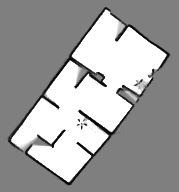
//> input picture imgdb/occupancy_grid.png, 179 x 192 px
$ ./run_test2   (built with g++ and OpenCV 4)
//> lines starting //> are read from the running program, lines starting //| are printed output that depends on the picture; after the words box and inside, x2 and y2 are one past the last pixel; in counts of white or black regions, pixels touching at a corner belong together
//> further down, img_raw is the input picture: 192 rows x 179 cols, CV_8UC1; min 0, max 255, mean 162.6
### include/utility.h
#ifndef _UTILLITY_H
#define _UTILLITY_H

#pragma once

#include <opencv2/opencv.hpp>
#include <vector>
//#include <cmath>
#include <random>


// // Custom comp
cv::Scalar randomColor();
std::vector<cv::Point> changeMatoPoint(cv::Mat &image);
cv::Mat changePointoMat(std::vector<cv::Point> src, int rows, int cols);

double calculateDistance(const cv::Point &p1, const cv::Point &p2);
std::vector<cv::Point> sortPoints(const std::vector<cv::Point> &points);
cv::Mat extractMat2Mat(cv::Mat &image, uchar pixel_value=128);

void removeDuplicatePoints(std::vector<cv::Point> &points);
void mergeClosePoints(std::vector<cv::Point> &points, int distanceThreshold);
void drawingSetpRectangle(cv::Mat &image, cv::Point circlesCenters, int radius);
std::vector<cv::Point> edgePointsInCircle(const cv::Point &center, int radius);
void drawingOutLineCircule(const cv::Mat &image,cv::Point circlesCenters, int radius);

double calculateSlope(const cv::Point& p1, const cv::Point& p2);
std::pair<cv::Point, cv::Point> adjustLineSlope(std::pair<cv::Point, cv::Point> lines, bool* state);
void mergeCloseSegments(std::vector<std::pair<cv::Point, cv::Point>>& points, double threshold = 5.0);
#endif

### include/roomSeg2.h
#ifndef _ROOMSEG2_H
#define _ROOMSEG2_H

#pragma once

#include <opencv2/opencv.hpp>
#include <vector>

#include "utility.h"
#include <queue>

using namespace cv;
using namespace std;

#define DEBUG


struct LINEINFO
{
    std::pair<cv::Point, cv::Point> virtual_wll;

    double distance;

    // 두 LINEINFO가 동일한지 비교하는 연산자
    bool operator==(const LINEINFO &other) const
    {
      return (virtual_wll == other.virtual_wll) ||
              (virtual_wll.first == other.virtual_wll.second && virtual_wll.second == other.virtual_wll.first);
    }
};

// 경로 데이터 구조체 정의
struct SEGDATA
{
    cv::Point centerPoint; // 기준이 되는 Point
    std::vector<cv::Point> feturePoints;
    std::vector<cv::Point> trajectoryPoints; // 경로를 저장하는 vector

    // 생성자
    SEGDATA() = default;
    SEGDATA(const cv::Point &key, const std::vector<cv::Point> &feture, const std::vector<cv::Point> &traj)
        : centerPoint(key), feturePoints(feture), trajectoryPoints(traj) {}
};


// Custom comparator for cv::Point
struct PointComparator
{
    bool operator()(const cv::Point &a, const cv::Point &b) const
    {
        return (a.x < b.x) || (a.x == b.x && a.y < b.y);
    }
};

bool comparePoints(const cv::Point_<int>& p1, const cv::Point_<int>& p2);

// Custom comparator for LINEINFO to use in a set
struct LineInfoComparator
{
    bool operator()(const LINEINFO &a, const LINEINFO &b) const
    {
        return (PointComparator{}(a.virtual_wll.first, b.virtual_wll.first)) ||
              (a.virtual_wll.first == b.virtual_wll.first && PointComparator{}(a.virtual_wll.second, b.virtual_wll.second));
    }
};


class ROOMSEG
{
private:
  /* data */

  cv::Mat img_raw_;
  int rows_;
  int cols_;

  double angle_;
  int rows_rot_;
  int cols_rot_;

  cv::Mat rotationMatrix_;
  cv::Mat re_rotationMatrix_;

  cv::Mat img_wall_;
  cv::Mat img_freespace_;

  Mat img_grid_;
  Mat inverted_grid_;
  Mat img_grid_skeletion_;

  std::vector<cv::Point> featurePts_;
  std::vector<cv::Point> trajectoryPts_;

  std::vector<std::vector<LINEINFO>> lineInfo_;
  int radius_ = 20;
  std::vector<LINEINFO> virtual_line_;

  //std::vector<cv::Rect> regions_box_;
  std::vector<std::vector<cv::Point>> seg_contours_;

  cv::Mat makeRotatedImage(cv::Mat& img);
  cv::Vec4i findLongestLine(const std::vector<cv::Vec4i> &lines);
  void zhangSuenThinning(const cv::Mat &src, cv::Mat &dst);
  void findConnectedComponents(const vector<Point> &contour, vector<vector<Point>> &components);
  Point calculateSnappedPoint(const Point& pixel, int gridSize);
  void gridSnapping(const Mat& inputImage, Mat& outputImage, int gridSize);


  bool isHalfOverlap(const Point &center1, int radius1, const Point &center2, int radius2);
  bool isOverlap(const Point& center1, int radius1, const Point& center2, int radius2);

  vector<Point> addHalfOverlappingCircles(const vector<Point> &data, int radius);
  vector<Point> addNOverlappingCircles(const vector<Point>& data, int radius);

  void buildDataBase();
  void buildDataBaseTest(const cv::Mat& img_color_map);

  double pointToLineDistance(const cv::Point &p, const cv::Point &lineStart, const cv::Point &lineEnd);
  bool isPointNearLine(const cv::Point &p, const cv::Point &lineStart,
                        const cv::Point &lineEnd, double threshold);

  std::vector<LINEINFO> checkPointsNearLineSegments(const std::vector<cv::Point> &dataA,
                                                  const std::vector<cv::Point> &dataB,
                                                  double distance_threshold = 5.0);


  std::vector<cv::Point> findPointsInRange(const std::vector<cv::Point> &points,
                                            int x_min, int x_max,
                                            int y_min, int y_max);

  SEGDATA exploreFeaturePoint(std::vector<cv::Point> &feature_points,
                              std::vector<cv::Point> &trajectory_points,
                              const cv::Point &center, int radius);


  std::vector<LINEINFO> convertToLineInfo(const std::vector<std::vector<LINEINFO>> &a);
  std::vector<LINEINFO> removeDuplicatesLines(const std::vector<LINEINFO> &lines);

  bool linesOverlap(const LINEINFO &line1, const LINEINFO &line2);
  std::vector<LINEINFO> fillterLine(std::vector<LINEINFO> &lines);


  bool areEqualIgnoringOrder(const LINEINFO &a, const LINEINFO &b);

  //cv::Point findNearestBlackPoint(const cv::Mat& image, cv::Point center);
  //void regionGrowing(const cv::Mat &binaryImage, cv::Mat &output, cv::Point seed, uchar fillColor);


  cv::Mat extractWallElements(uchar thread_wall_value = 64);
  cv::Mat extractWallElements2(cv::Mat& img_src);


  cv::Mat extractFreeSpaceElements(uchar thread_space_value = 200);

  void makeRotationMatrix();

  void makeGridSnappingContours(int length_contours=15, int gridSize=3);

  //void makeRegionToBox();
  //cv::Mat makeCorrectionRegion();
  void addGridPoints(vector<Point>& outputPoints, const Point& snappedPoint, int gridSize);


public:

  ROOMSEG(cv::Mat img);
  ~ROOMSEG();

  cv::Mat getImgGridSnapping()
  {
    return img_grid_;
  }

    // [4 lines left out: function getImgInvertedGridSnapping, not called in this run]

  std::vector<cv::Point> getFeaturePts()
  {
    return featurePts_;
  }

  std::vector<cv::Point> getTrajectoryPts()
  {
    return trajectoryPts_;
  }


  // std::vector<LINEINFO> getVirtualLines()
  // {
  //   return virtual_line_;
  // }

  // [14 lines left out: functions getSegContours, getRotRows, getRotCols, not called in this run]


  void initialImageSetting();
  void extractFeaturePts();
  void extracTrajectorPts();
  void extractVirtualLine(double length_virtual_line = 21.0);

  cv::Mat returnRotatedImage(cv::Mat& img_src);
  cv::Point rotatedPoint2Point(cv::Point src);

  std::vector<std::pair<cv::Point, cv::Point>> makeVirtualEdge(double length_line);
  void makeFaceRegion(std::vector<cv::Point> featurePts,
                      std::vector<std::pair<cv::Point, cv::Point>> vitual_edges);

  std::vector<std::vector<cv::Point>> extractFaceContours();
};


#endif //_ROOMSEG_H

### src/roomSeg2.cpp
#include "roomSeg2.h"

ROOMSEG::ROOMSEG(cv::Mat img): img_raw_(img)
{
    cols_ = img.cols;
    rows_ = img.rows;
}

ROOMSEG::~ROOMSEG()
{
}

// [8 lines left out: function comparePoints, not called in this run]

cv::Mat ROOMSEG::extractWallElements(uchar thread_wall_value)
{

    cv::Mat img_wall = cv::Mat::zeros(img_raw_.size(), CV_8UC1);

    for (int i = 0; i < img_wall.rows; i++)
    {
        for (int j = 0; j < img_wall.cols; j++)
        {
            uchar pixelValue = img_raw_.at<uchar>(i, j);

            //if (pixelValue == 0) continue;
            if (pixelValue < thread_wall_value)
            {
                img_wall.at<uchar>(i, j) = 255;
            }
        }
    }
    std::cout <<"extractWallElements()..." << std::endl;

    return img_wall;
}

// [29 lines left out: function extractWallElements2, not called in this run]


cv::Mat ROOMSEG::extractFreeSpaceElements(uchar thread_space_value)
{
//> called with thread_space_value = 200
    cv::Mat img_freeSpace = cv::Mat::zeros(img_raw_.size(), CV_8UC1);
    for (int i = 0; i < img_raw_.rows; i++)
    {
        for (int j = 0; j < img_raw_.cols; j++)
        {
            if (img_raw_.at<uchar>(i, j) >= thread_space_value)
            {
                img_freeSpace.at<uchar>(i, j) = 255;
            }
        }
    }
    std::cout <<"extractFreeSpaceElements()..." << std::endl;


    return img_freeSpace;
}


// 가장 긴 직선 찾기
Vec4i ROOMSEG::findLongestLine(const vector<Vec4i> &lines)
{
    Vec4i longestLine;
    double maxLength = 0;

    for (const auto &line : lines)
    {
        double length = norm(Point(line[0], line[1]) - Point(line[2], line[3]));
        if (length > maxLength)
        {
            maxLength = length;
            longestLine = line;
        }
    }

    return longestLine;
}

void ROOMSEG::makeRotationMatrix()
{
   // Canny 엣지 검출
    cv::Mat edges;
    cv::Canny(img_raw_, edges, 50, 200);

    // 직선 검출 (Hough 변환)
    vector<Vec4i> lines;
    HoughLinesP(edges, lines, 1, CV_PI / 180, 50, 50, 5);
    Vec4i longestLine = findLongestLine(lines);

    angle_ = atan2(longestLine[3] - longestLine[1], longestLine[2] - longestLine[0]) * 180.0 / CV_PI;

    Point2f center(cols_/2.0, rows_/2.0);

    rotationMatrix_ = getRotationMatrix2D(center, angle_, 1.0);
    std::cout << "1. rotationMatrix_.size() " << rotationMatrix_.size() << std::endl;
//| 1. rotationMatrix_.size() [3 x 2]


    // 회전 각도에 따른 새로운 가로 및 세로 크기 계산
    double abs_cos = abs(rotationMatrix_.at<double>(0, 0));
    double abs_sin = abs(rotationMatrix_.at<double>(0, 1));

    cols_rot_ = int(rows_* abs_sin + cols_ * abs_cos);
    rows_rot_ = int(rows_ * abs_cos + cols_ * abs_sin);

    std::cout <<"rows x cols : " << rows_ <<",  " << cols_ << std::endl;
//| rows x cols : 192,  179
    std::cout <<"rot_size: " << cols_rot_ <<",  " << rows_rot_ << std::endl;
//| rot_size: 260,  257

    // 변환 행렬의 이동을 수정하여 이미지가 잘리지 않도록 설정
    rotationMatrix_.at<double>(0, 2) += (cols_rot_ / 2.0) - center.x;
    rotationMatrix_.at<double>(1, 2) += (rows_rot_ / 2.0) - center.y;

}

// 이미지 회전
cv::Mat ROOMSEG::makeRotatedImage(cv::Mat& img)
{
    cv::Mat img_rotated;
    warpAffine(img, img_rotated, rotationMatrix_, Size(cols_rot_, rows_rot_), cv::INTER_CUBIC);
    return img_rotated;
}


// [41 lines left out: functions returnRotatedImage, rotatedPoint2Point, not called in this run]


// Zhang-Suen Thinning Algorithm
void ROOMSEG::zhangSuenThinning(const cv::Mat &src, cv::Mat &dst)
{

    cv::Mat img;
    int th = (int)cv::threshold(src, img, 0, 255, cv::THRESH_BINARY | cv::THRESH_OTSU);

    img /= 255;
    cv::Mat prev = cv::Mat::zeros(img.size(), CV_8UC1);
    cv::Mat diff;

    do
    {
        cv::Mat marker = cv::Mat::zeros(img.size(), CV_8UC1);

        for (int y = 1; y < img.rows - 1; ++y)
        {
            for (int x = 1; x < img.cols - 1; ++x)
            {
                uchar p2 = img.at<uchar>(y - 1, x);
                uchar p3 = img.at<uchar>(y - 1, x + 1);
                uchar p4 = img.at<uchar>(y, x + 1);
                uchar p5 = img.at<uchar>(y + 1, x + 1);
                uchar p6 = img.at<uchar>(y + 1, x);
                uchar p7 = img.at<uchar>(y + 1, x - 1);
                uchar p8 = img.at<uchar>(y, x - 1);
                uchar p9 = img.at<uchar>(y - 1, x - 1);

                int A = (p2 == 0 && p3 == 1) + (p3 == 0 && p4 == 1) +
                        (p4 == 0 && p5 == 1) + (p5 == 0 && p6 == 1) +
                        (p6 == 0 && p7 == 1) + (p7 == 0 && p8 == 1) +
                        (p8 == 0 && p9 == 1) + (p9 == 0 && p2 == 1);
                int B = p2 + p3 + p4 + p5 + p6 + p7 + p8 + p9;
                if (img.at<uchar>(y, x) == 1 && B >= 2 && B <= 6 && A == 1 &&
                    (p2 * p4 * p6 == 0) && (p4 * p6 * p8 == 0))
                {
                    marker.at<uchar>(y, x) = 1;
                }
            }
        }

        img -= marker;

        for (int y = 1; y < img.rows - 1; ++y)
        {
            for (int x = 1; x < img.cols - 1; ++x)
            {
                uchar p2 = img.at<uchar>(y - 1, x);
                uchar p3 = img.at<uchar>(y - 1, x + 1);
                uchar p4 = img.at<uchar>(y, x + 1);
                uchar p5 = img.at<uchar>(y + 1, x + 1);
                uchar p6 = img.at<uchar>(y + 1, x);
                uchar p7 = img.at<uchar>(y + 1, x - 1);
                uchar p8 = img.at<uchar>(y, x - 1);
                uchar p9 = img.at<uchar>(y - 1, x - 1);

                int A = (p2 == 0 && p3 == 1) + (p3 == 0 && p4 == 1) +
                        (p4 == 0 && p5 == 1) + (p5 == 0 && p6 == 1) +
                        (p6 == 0 && p7 == 1) + (p7 == 0 && p8 == 1) +
                        (p8 == 0 && p9 == 1) + (p9 == 0 && p2 == 1);
                int B = p2 + p3 + p4 + p5 + p6 + p7 + p8 + p9;
                if (img.at<uchar>(y, x) == 1 && B >= 2 && B <= 6 && A == 1 &&
                    (p2 * p4 * p8 == 0) && (p2 * p6 * p8 == 0))
                {
                    marker.at<uchar>(y, x) = 1;
                }
            }
        }

        img -= marker;
        cv::absdiff(img, prev, diff);
        img.copyTo(prev);

    } while (cv::countNonZero(diff) > 0);
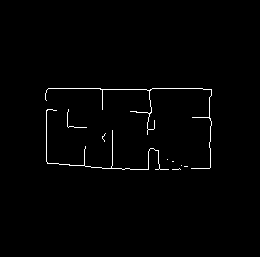
//> img: 257 rows x 260 cols, CV_8UC1; values 0 (black) and 1 (white), 1.1% white in thin lines or dots, all inside (x1, y1, x2, y2) = (45, 88, 212, 170)
//> diff: 257 rows x 260 cols, CV_8UC1; every value is 0

    img *= 255;
    dst = img.clone();
}


// 연결된 성분을 찾는 함수
void ROOMSEG::findConnectedComponents(const vector<Point> &contour, vector<vector<Point>> &components)
{

    // 체인 코드 방향 (8방향)
    int dx[] = {1, 1, 0, -1, -1, -1, 0, 1};
    int dy[] = {0, 1, 1, 1, 0, -1, -1, -1};

    vector<bool> visited(contour.size(), false);

    // 현재 성분을 저장할 변수
    vector<Point> currentComponent;

    for (size_t i = 0; i < contour.size(); i++)
    {
        if (visited[i])
            continue; // 이미 방문한 점은 건너뜀

        // 새로운 성분 시작
        currentComponent.clear();
        vector<Point> stack; // DFS를 위한 스택
        stack.push_back(contour[i]);

        while (!stack.empty())
        {
            Point p = stack.back();
            stack.pop_back();

            // 현재 점을 성분에 추가하고 방문 처리
            currentComponent.push_back(p);
            int idx = find(contour.begin(), contour.end(), p) - contour.begin();
            visited[idx] = true;

            // 8방향으로 탐색
            for (int dir = 0; dir < 8; dir++)
            {
                Point neighbor(p.x + dx[dir], p.y + dy[dir]);

                // 인접 점이 윤곽선에 존재하고 방문하지 않았을 경우 스택에 추가
                if (find(contour.begin(), contour.end(), neighbor) != contour.end() && !visited[find(contour.begin(), contour.end(), neighbor) - contour.begin()])
                {
                    stack.push_back(neighbor);
                }
            }
        }

        // 연결된 성분을 저장
        components.push_back(currentComponent);
    }
}

// 격자 점 계산 함수
Point ROOMSEG::calculateSnappedPoint(const Point& pixel, int gridSize) {
    int snappedX = round(static_cast<double>(pixel.x) / gridSize) * gridSize;
    int snappedY = round(static_cast<double>(pixel.y) / gridSize) * gridSize;
    return Point(snappedX, snappedY);
}

void ROOMSEG::gridSnapping(const Mat& inputImage, Mat& outputImage, int gridSize) {
//> called with gridSize = 3

    outputImage = Mat::zeros(inputImage.size(), inputImage.type()); // 결과 이미지를 0으로 초기화

    // 이미지에서 모든 픽셀을 순회
    for (int y = 0; y < inputImage.rows; y++) {
        for (int x = 0; x < inputImage.cols; x++) {
            // 흰색 픽셀(255)인 경우
            if (inputImage.at<uchar>(y, x) == 255) {
                // 가장 가까운 격자 점 계산
                Point snappedPoint = calculateSnappedPoint(Point(x, y), gridSize);

                // 격자 점으로 픽셀 이동
                int halfGridSize = (gridSize / 2)+1;

                // 지정된 격자 크기만큼의 영역을 흰색으로 설정
                for (int dy = -halfGridSize; dy < halfGridSize; dy++) {
                    for (int dx = -halfGridSize; dx < halfGridSize; dx++) {
                        int newY = snappedPoint.y + dy;
                        int newX = snappedPoint.x + dx;

                        // 이미지 경계 내에서만 설정
                        if (newX >= 0 && newX < outputImage.cols &&
                            newY >= 0 && newY < outputImage.rows) {
                            outputImage.at<uchar>(newY, newX) = 255; // 흰색 픽셀로 설정
                        }
                    }
                }
            }
        }
    }
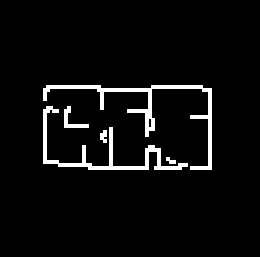
//> outputImage: 257 rows x 260 cols, CV_8UC1; 4.8% white; 5 white regions, box (x1, y1, x2, y2) and area: (43, 85, 212, 170) 1611, (43, 106, 188, 170) 1279, (64, 106, 89, 128) 184, (100, 130, 107, 143) 67, (166, 157, 176, 164) 43
}

// [13 lines left out: function addGridPoints, not called in this run]

// [54 lines of commented-out code are left out]


void ROOMSEG::makeGridSnappingContours(int length_contours, int gridSize)
{
    Mat img_dilate;
    Mat kernel = cv::getStructuringElement(cv::MORPH_RECT, Size(3, 3));
    cv::morphologyEx(img_wall_, img_dilate, cv::MORPH_CLOSE, kernel, Point(-1, -1), 1);
    cv::imshow("img_dilate", img_dilate);

    cv::Mat img_skeletion;
    zhangSuenThinning(img_dilate, img_skeletion);
    cv::imshow("skeletion", img_skeletion);

    // [22 lines of commented-out code are left out]

    gridSnapping(img_skeletion, img_grid_, gridSize);
    cv::imshow("img_grid_", img_grid_);
    zhangSuenThinning(img_grid_, img_grid_skeletion_);
//> (the rest of the program and of its run is left out)
